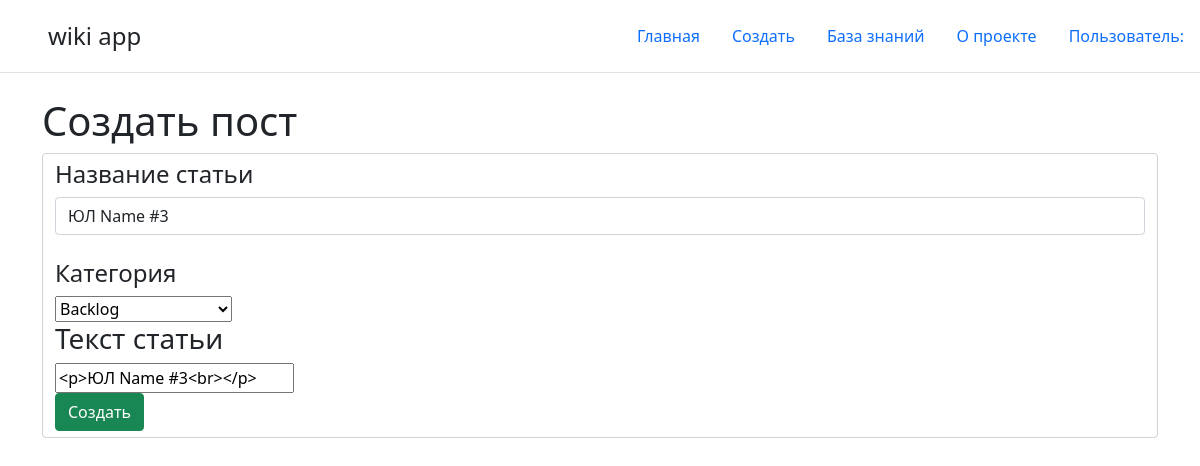
Page /47/edit on the committed database.
### main/models.py (models this page shows, shortened)
class Task(MPTTModel):
    name = models.CharField(max_length=50, unique=True)
    parent = TreeForeignKey('self', on_delete=models.CASCADE, null=True, blank=True, related_name='children')
    task = models.TextField('Описание')
    created_at = models.DateTimeField()
    updated_at = models.DateTimeField(auto_now=True)
    def __str__(self):
        return self.name
    class Meta:
        verbose_name = 'Задача'
        verbose_name_plural = 'Задача'
    class MPTTMeta:
        order_insertion_by = ['name']

### main/views.py (the view)
# urls.py: path('<int:pk>/edit', views.PostUpdateView.as_view(), name = "post-update"),
class PostUpdateView(UpdateView):
    model = Task
    template_name = 'main/edit.html'
    form_class = add_TaskForm

### main/forms.py
class add_TaskForm(ModelForm):
    class Meta:
        model = Task
        fields = ["name", "task", "parent"]
        widgets = {
            "name": TextInput(attrs={
                'class': 'form-control',
                'placeholder': 'Write name',
            }),
            "task": SummernoteWidget(attrs={
                'summernote': {
                    'airMode': False,
                    'width': '100%',
                    'height': '600',
                    'toolbar': [
                        ['style', ['bold', 'italic', 'underline', 'clear']],
                        ['font', ['strikethrough', 'superscript', 'subscript']],
                        ['fontsize', ['fontsize']],
                        ['color', ['color']],
                        ['para', ['ul', 'ol', 'paragraph']],
                        ['height', ['height']],
                        ['misc', ['codeview']],
                    ],
                },
            }),
        }

### main/templates/main/edit.html (shortened to what this page needs)
{% extends 'main/base.html' %}
{% block content%}
    <h1>Создать пост</h1>
    <form method="post" class="form-control">
        <label><h4>Название статьи</h4></label><br>
        {{ form.name }}<br>
        <label><h4>Категория</h4></label><br>
        {{ form.parent|safe }}<br>
        <label><h3>Текст статьи</h3></label><br>
        {{ form.task|safe }}<br>
        <button type="submit" class="btn btn-success">Создать</button>
    </form>
{% endblock %}

### rows in the picture
Task: name "ЮЛ Name #3", parent "Backlog", task "<p>ЮЛ Name #3<br></p>"
